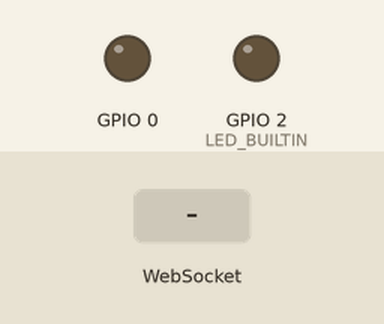
The program below on a simulated ESP32. Parts: output pins drawn as LEDs (lit = HIGH). Dashed ring = blinking. The test bench sets the inputs (shaded band). WiFi joins after 1.5 s; servers stay silent unless stated; storage starts empty; what the program prints to the serial monitor is not drawn.

Above: at 0.0 s.
At 3.2 s:
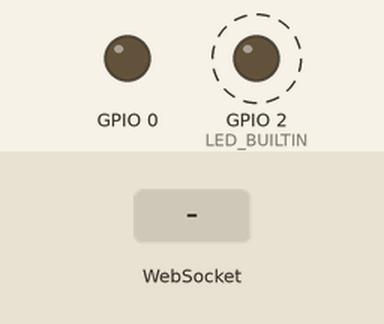
3.3 s: WebSocket text "toggle" received
Timing chart, 0 to 12.3 s (numbered marks = the images above; inputs shaded):
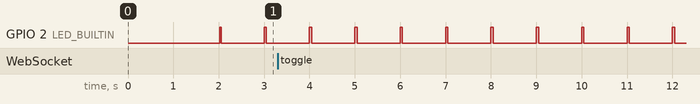

Measured:
- by itself, GPIO 2 (LED_BUILTIN): alternates HIGH for 0.05 s and LOW for 0.95 s

The program:

main.cpp
```cpp
#include<Arduino.h>
#include<WiFi.h>
#include<SPIFFS.h>
#include<ESPAsyncWebServer.h>
#include <ArduinoJson.h>

#define LED1 0
#define HTTP_PORT 80

const char* SSID = "Hoang";
const char* PASSWORD = "hust1234";

struct Led
{
  uint8_t pin;
  bool on;

  void update() {
      digitalWrite(pin, on ? HIGH : LOW);
  }
};

Led led = { LED1, false };
Led onboard_led = { LED_BUILTIN, false };

AsyncWebServer server(HTTP_PORT);
AsyncWebSocket ws("/ws");

void initSPIFFS() {
  if (!SPIFFS.begin()) {
    Serial.println("Cannot mount SPIFFS volume...");
    while (1) {
        onboard_led.on = millis() % 200 < 50;
        onboard_led.update();
    }
  }
}

void notifyClients() {
  DynamicJsonDocument json(1024);
  json["status"] = led.on ? "on" : "off";

  String jsonString;
  serializeJson(json, jsonString);
  ws.textAll(jsonString);
}

void handleWebSocketMessage(void *arg, uint8_t *data, size_t len) {
    AwsFrameInfo *info = (AwsFrameInfo*)arg;
    if (info->final && info->index == 0 && info->len == len && info->opcode == WS_TEXT) {
      DynamicJsonDocument json(1024);
      DeserializationError err = deserializeJson(json, data);

      if (err) {
            Serial.print(F("deserializeJson() failed with code "));
            Serial.println(err.c_str());
            return;
        }

        const char *action = json["action"];
        if (strcmp(action, "toggle") == 0) {
            led.on = !led.on;
            notifyClients();
      }
    }
}

String processor(const String &var) {
    return String(var == "STATE" && led.on ? "on" : "off");
}

void onRootRequest(AsyncWebServerRequest *request) {
  request->send(SPIFFS, "/index.html", "text/html", false, processor);
}

void initWebServer() {
    server.on("/", onRootRequest);
    server.serveStatic("/", SPIFFS, "/");
    server.begin();
}

void initWiFi() {
  WiFi.mode(WIFI_STA);
  WiFi.begin(SSID, PASSWORD);
  Serial.printf("Trying to connect [%s] ", WiFi.macAddress().c_str());
  while (WiFi.status() != WL_CONNECTED) {
      Serial.print(".");
      delay(500);
  }
  Serial.printf(" %s\n", WiFi.localIP().toString().c_str());
}

void onEvent(AsyncWebSocket       *server,
             AsyncWebSocketClient *client,
             AwsEventType          type,
             void                 *arg,
             uint8_t              *data,
             size_t                len) {

      switch (type) {
        case WS_EVT_CONNECT:
            Serial.printf("WebSocket client #%u connected from %s\n", client->id(), client->remoteIP().toString().c_str());
            break;
        case WS_EVT_DISCONNECT:
            Serial.printf("WebSocket client #%u disconnected\n", client->id());
            break;
        case WS_EVT_DATA:
            handleWebSocketMessage(arg, data, len);
            break;
        case WS_EVT_PONG:
        case WS_EVT_ERROR:
            break;
    }
}

void initWebSocket() {
  ws.onEvent(onEvent);
  server.addHandler(&ws);
}

void setup() {

  pinMode(led.pin, OUTPUT);
  pinMode(onboard_led.pin, OUTPUT);

  Serial.begin(115200); delay(500);
  initSPIFFS();
  initWiFi();
  initWebSocket();
  initWebServer();
}

void loop() {
  ws.cleanupClients();

  onboard_led.on = millis() % 1000 < 50;
  led.update();
  onboard_led.update();
}
```
